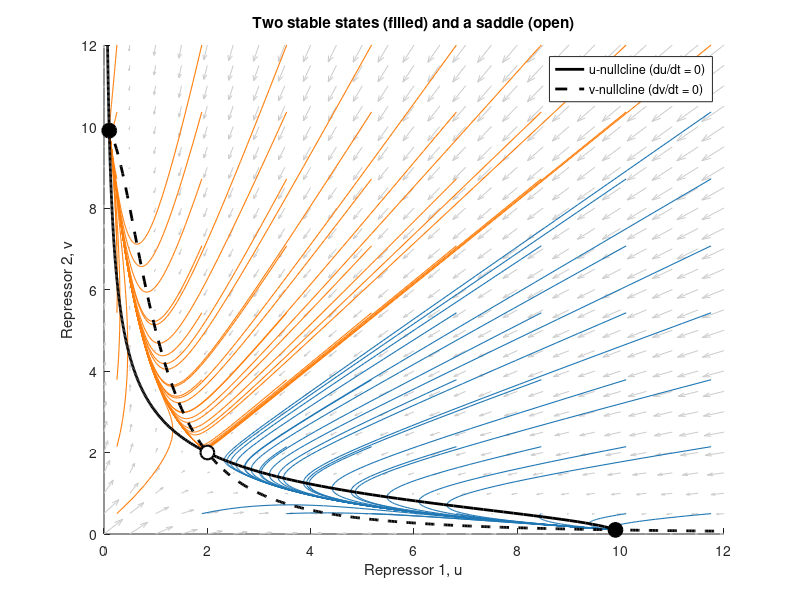

MATLAB code to generate this figure: (Note: this script raises an error after producing the figure.)
%% Steady states, stability and the phase plane: a genetic toggle switch
% Two genes repress each other (Gardner, Cantor and Collins, 2000):
%     du/dt = a1/(1 + v^n) - u
%     dv/dt = a2/(1 + u^n) - v
% We find every steady state, classify each by the eigenvalues of the
% Jacobian matrix there, and draw the phase plane.
% Requires: core MATLAB only.

a1 = 10; a2 = 10; n = 2;
toggle = @(t, y) [a1 / (1 + y(2)^n) - y(1); a2 / (1 + y(1)^n) - y(2)];
jacobian = @(u, v) [-1, -a1 * n * v^(n - 1) / (1 + v^n)^2;
                    -a2 * n * u^(n - 1) / (1 + u^n)^2, -1];

% Steady states: on the v-nullcline v = a2/(1 + u^n), so the steady values
% of u are the roots of g(u) = a1/(1 + v(u)^n) - u, which lie in [0, a1].
g = @(u) a1 ./ (1 + (a2 ./ (1 + u.^n)).^n) - u;
grid = linspace(0, a1, 10001);
vals = g(grid);
roots = [];
for k = find(sign(vals(1:end-1)) ~= sign(vals(2:end)))
    u = fzero(g, [grid(k) grid(k + 1)]);
    if isempty(roots) || u - roots(end) > 1e-6  % a root on a grid point is
        roots(end + 1) = u; %#ok<AGROW>          % found twice; keep it once
    end
end
for k = 1:numel(roots)
    u = roots(k);
    v = a2 / (1 + u^n);
    e = sort(real(eig(jacobian(u, v))))';
    states(k) = struct('u', u, 'v', v, 'eigenvalues', e, ...
        'stable', max(e) < 0); %#ok<SAGROW>
    kinds = {'unstable (saddle)', 'stable'};
    fprintf(['Steady state u = %.4f, v = %.4f: eigenvalues %.4f, ' ...
        '%.4f -> %s\n'], ...
        u, v, e(1), e(2), kinds{states(k).stable + 1});
end

%% Trajectories from a grid of starting points (off the diagonal u = v,
% which by symmetry leads to the saddle)
[U0, V0] = ndgrid(linspace(0.25, 11.75, 8), linspace(0.5, 12, 8));
opts = odeset('RelTol', 1e-8, 'AbsTol', 1e-10);
trajs = cell(numel(U0), 1);
ends_high_u = false(numel(U0), 1);
for k = 1:numel(U0)
    [~, trajs{k}] = ode45(toggle, linspace(0, 20, 401), [U0(k) V0(k)], opts);
    ends_high_u(k) = trajs{k}(end, 1) > trajs{k}(end, 2);
end

%% Plot
fig = figure('Position', [100 100 600 550]);
[U, V] = meshgrid(linspace(0, 12, 25));
quiver(U, V, a1 ./ (1 + V.^n) - U, a2 ./ (1 + U.^n) - V, ...
    'Color', [0.8 0.8 0.8]);
hold on
for k = 1:numel(trajs)
    if ends_high_u(k), c = [0.122 0.467 0.706]; else, c = [1 0.498 0.055]; end
    plot(trajs{k}(:, 1), trajs{k}(:, 2), '-', 'Color', c, 'LineWidth', 0.8);
end
x = linspace(0, 12, 400);
h1 = plot(a1 ./ (1 + x.^n), x, 'k-', 'LineWidth', 2);
h2 = plot(x, a2 ./ (1 + x.^n), 'k--', 'LineWidth', 2);
for k = 1:numel(states)
    if states(k).stable, fc = 'k'; else, fc = 'w'; end
    plot(states(k).u, states(k).v, 'o', 'MarkerSize', 10, ...
        'MarkerEdgeColor', 'k', 'MarkerFaceColor', fc, 'LineWidth', 1.5);
end
axis([0 12 0 12]);
xlabel('Repressor 1, u'); ylabel('Repressor 2, v');
title('Two stable states (filled) and a saddle (open)');
legend([h1 h2], {'u-nullcline (du/dt = 0)', 'v-nullcline (dv/dt = 0)'}, ...
    'Location', 'northeast', 'FontSize', 9);
box off
sbp.save_figure(fig, mfilename('fullpath'), 'fig-toggle-switch');

results.steady_states = states;
results.fraction_to_high_u = mean(ends_high_u);
sbp.save_results(mfilename('fullpath'), results);
